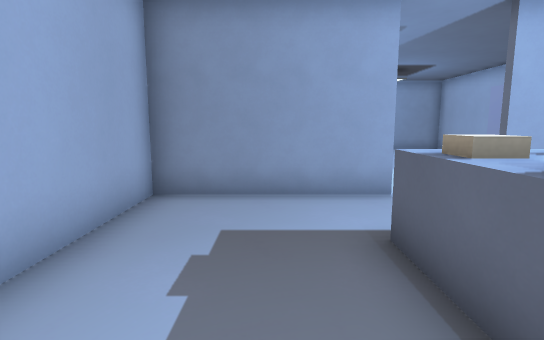
View 1 (above)

18 first-person views from a walk through a 3-D level made in the Godot game engine. The camera is 1.4 m above the floor, tilts 8° down and sees 80° across. Doors that lead somewhere are drawn open, without their leaves. The floor is counted in squares, 1 m on a side. Each view is taken from the middle of a square. On the plan, view 1 faces up. The plan holds only what a view shows up to about 15 squares ahead; the rest is blank. The place goes on beyond the plan. Characters and animated objects are not drawn. Surface patterns are stand-ins for the level's own textures.

View 2
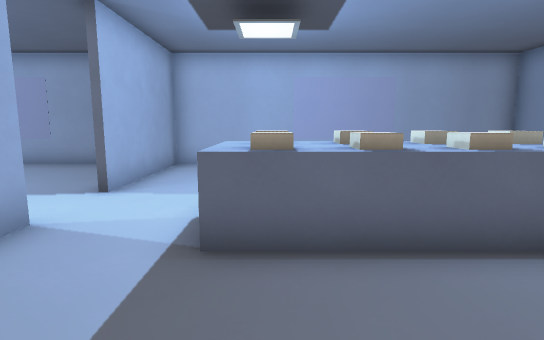

View 3
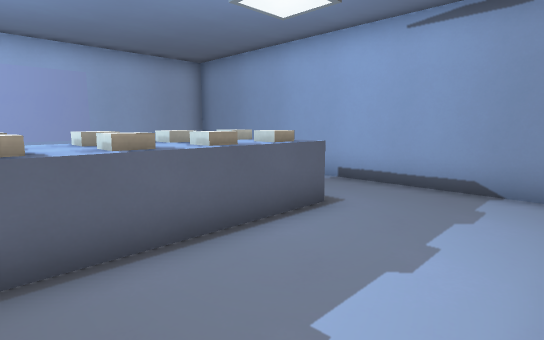

View 4
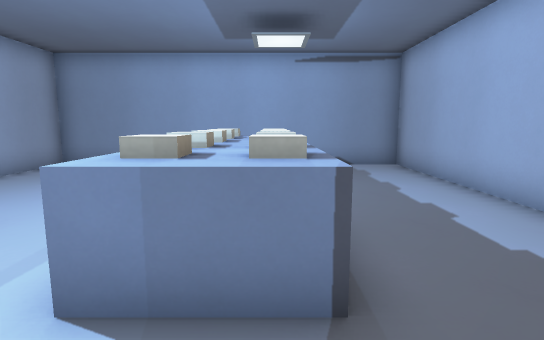

View 5
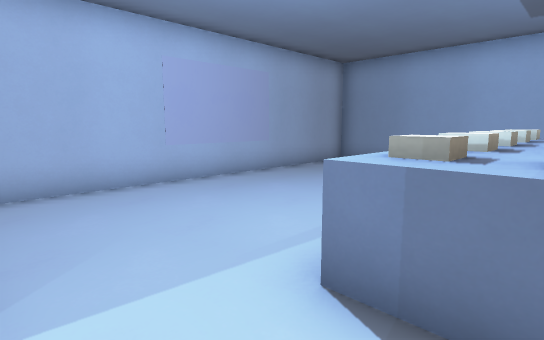

View 6
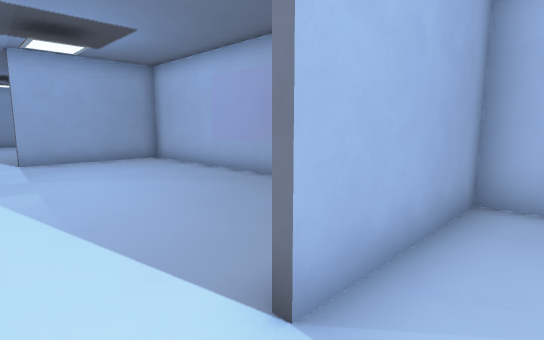

View 7
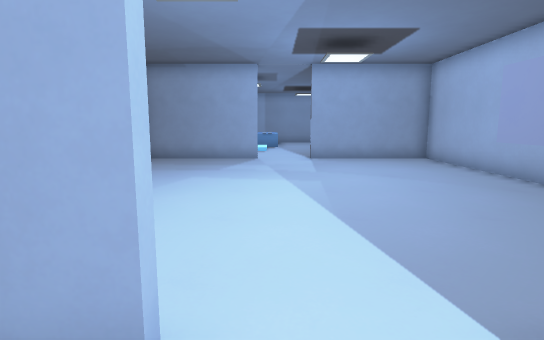

View 8
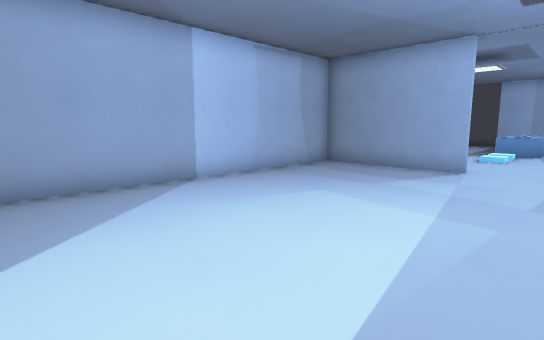

View 9
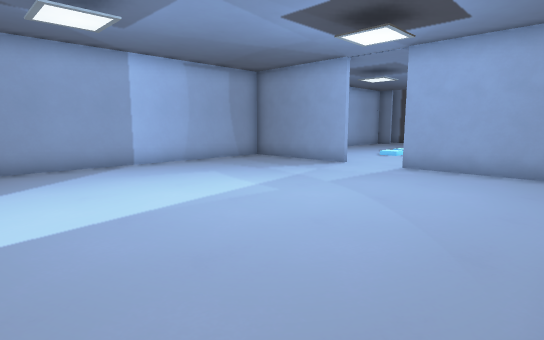

View 10
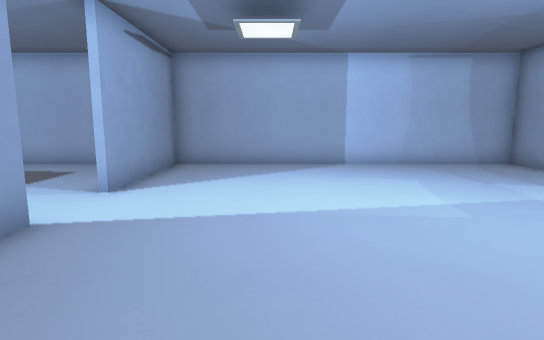

View 11
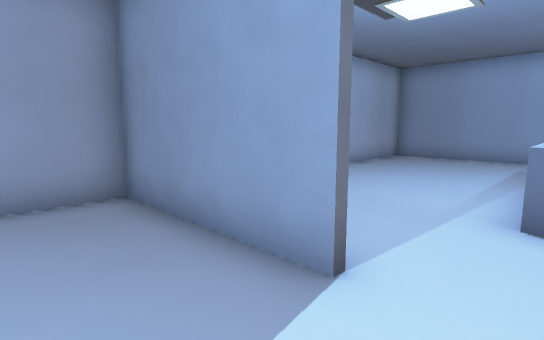

View 12
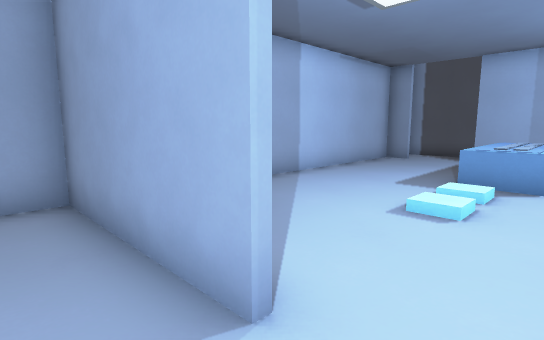

View 13
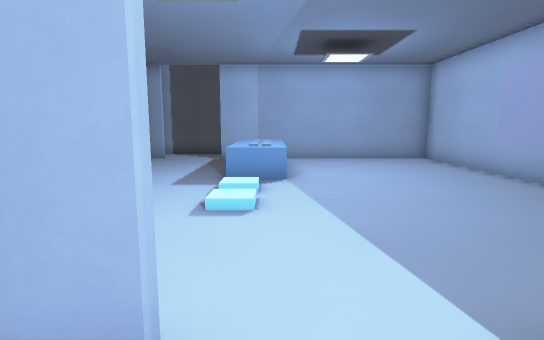

View 14
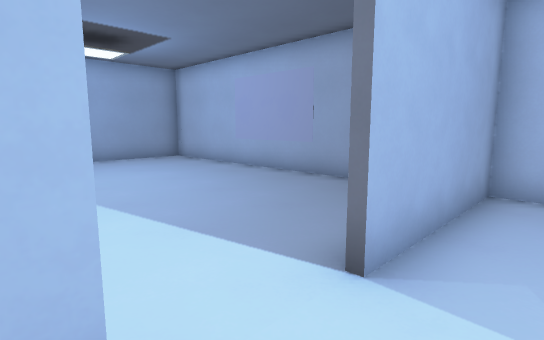

View 15
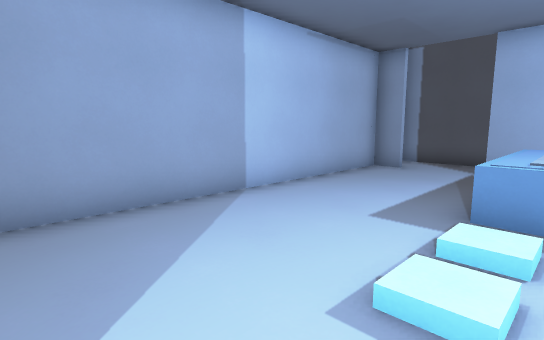

View 16
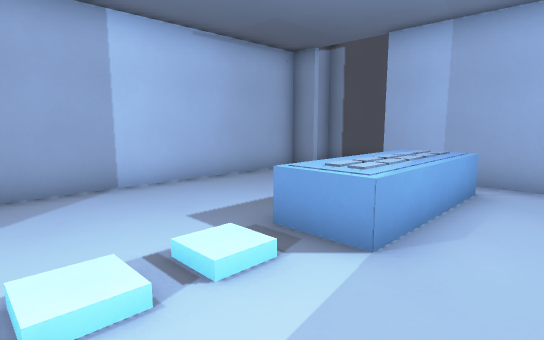

View 17
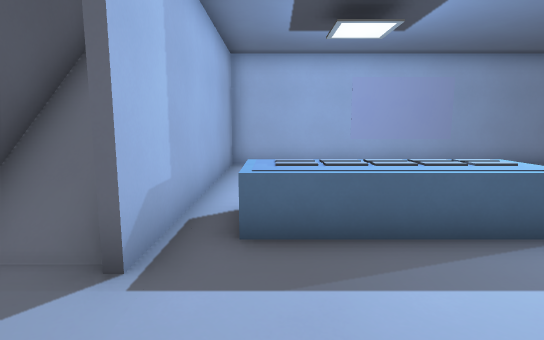

View 18
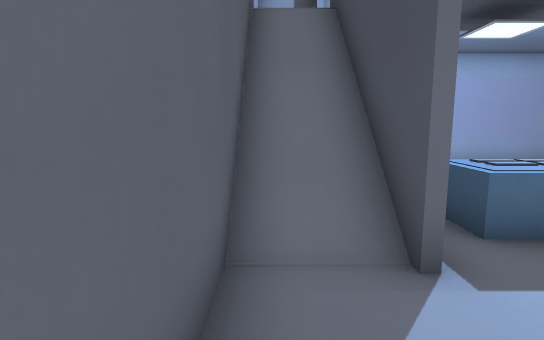

### Floor plan
Key: @ floor where view 1 was taken; # wall or solid block; . main floor; : floor 4 m higher than the main floor; / step, stairs or slope; D open door; ^ raised ledge; B block; O other object.
Columns run from 3 left of view 1 to 10 right of it. Each row starts with its distance up from view 1.
 33 #########
 32 #.../////:   #
 31 ##..######  ##
 30 #.........///#
 29 #....^^......#
 28 #....^^......#
 27 #....^^......#
 26 #....^^......#
 25 #....^^.....O#
 24 #..../......O#
 23 #..../.......#
 22 #..../.......#
 21 #............#
 20 #..........  #
 19 ######DD######
 18 #.....DD.....#
 17 #............#
 16 #............#
 15 #............#
 14 #............#
 13 #...........O#
 12 #...........O#
 11 #............#
 10 #............#
  9 #............#
  8 #............#
  7 ######DD######
  6 #.....DD.....#
  5 #............#
  4 #....^^......#
  3 #....BB......#
  2 #....BB......#
  1 #....BB.....O#
  0 #..@.BB.....O#
 -1 #....BB......#
 -2 #....BB......#
 -3 #....^ ......#
 -4 #.....  .....#
 -5 #...... .....#
 -6 ##############

Positions as (right, up) in squares from view 1, and headings:
1: (0, 0), facing up
2: (-2, 3), facing right
3: (-2, 2), facing down-right
4: (2, 6), facing down
5: (2, 6), facing down-right
6: (3, 5), facing up-right
7: (3, 5), facing up
8: (5, 8), facing up-left
9: (9, 8), facing up-left
10: (9, 10), facing left
11: (3, 9), facing down-right
12: (4, 17), facing up-left
13: (3, 17), facing up
14: (2, 17), facing up-right
15: (3, 20), facing up-left
16: (5, 22), facing up-left
17: (-2, 29), facing right
18: (-2, 32), facing right
